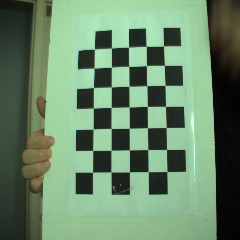
#> input picture Zad2/Pics/ob1.png, 240 x 240 px; its folder holds only this picture in this run
$ python zad2_spracovanie_sarmany_zborovjan.py
#> lines starting #> are read from the running program, lines starting #| are printed output that depends on the picture; after the words box and inside, x2 and y2 are one past the last pixel; in counts of white or black regions, pixels touching at a corner belong together
from ximea import xiapi
import cv2
import numpy as np

# termination criteria (end if accuracy improvement less 0.001 or after 30 iterations)
criteria = (cv2.TERM_CRITERIA_EPS + cv2.TERM_CRITERIA_MAX_ITER, 30, 0.001)

# prepare object points, like (0,0,0), (1,0,0), (2,0,0) ....,(6,5,0)
objp = np.zeros((5 * 7, 3), np.float32)  # corner points in 3D space - 35 points with xyz coordinates
objp[:, :2] = np.mgrid[0:7, 0:5].T.reshape(-1, 2)  # populate coordinates xy with numbers 0-6 and 0-4 in form of grid reshaped

# Arrays to store object points and image points from all the images.
objpoints = []  # 3d point in real world space
imgpoints = []  # 2d points in image plane.

images = [f"Pics/ob{i}.png" for i in range(1, 22)]
for fname in images:
        img = cv2.imread(fname)
#> img is the input picture: shape (240, 240, 3); mean B, G, R 105.9, 135.9, 105.5
        gray = cv2.cvtColor(img, cv2.COLOR_BGR2GRAY)
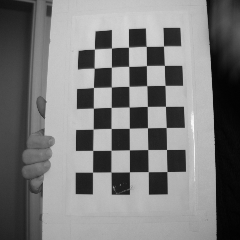
#> gray: shape (240, 240); min 2, max 255, mean 123.4

        # Find the chess board corners
        ret, corners = cv2.findChessboardCorners(gray, (7, 5), None)
#> ret = True; corners = 35 rows, first 8: [163.5, 46.05], [164.4, 65.44], [165, 85.4], [165.5, 106.4], [166.3, 127.5], [166.5, 149.5], [166.9, 171.5], [146.3, 46.41]

        # If found, add object points, image points (after refining them)
        if ret == True:
                objpoints.append(objp)

                corners2 = cv2.cornerSubPix(gray, corners, (11, 11), (-1, -1), criteria)
#> corners2 = 35 rows, first 8: [163.4, 46.04], [164.4, 65.34], [165, 85.39], [165.5, 106.3], [166.3, 127.5], [166.5, 149.5], [166.9, 171.5], [146.2, 46.31]
                imgpoints.append(corners2)

                # Draw and display the corners
                cv2.drawChessboardCorners(img, (7, 5), corners2, ret)
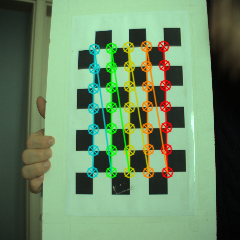
#> img: shape (240, 240, 3); 10.19% of pixels changed, all inside (x1, y1, x2, y2) = (86, 40, 174, 179)
#> (the run stopped early here; a loop or call above may not have finished)
